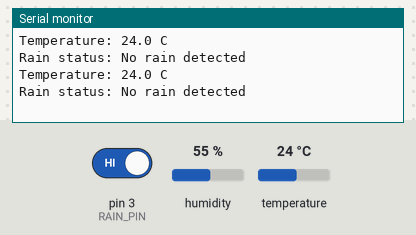
The sketch below on a simulated Arduino Uno, built with avr-gcc and run on an emulated ATmega328P. Shown: the last lines printed to the serial monitor. The inputs (shaded band) are chosen by the test bench; at power-on: pin 3 (RAIN_PIN) HIGH, temperature 24 °C, humidity 55 %.

Above: at 2.8 s.
2.9 s: pin 3 (RAIN_PIN) driven LOW
At 5.0 s:
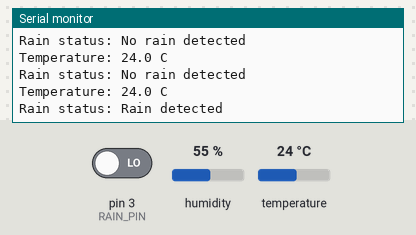
7.6 s: temperature set to 12 °C
At 8.6 s:
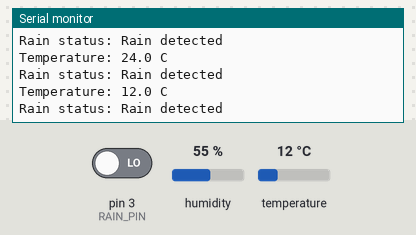
10.3 s: temperature set to 19 °C
At 13.4 s:
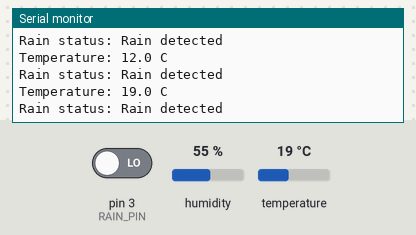
Timing chart, 0 to 14.9 s (numbered marks = the images above; inputs shaded):
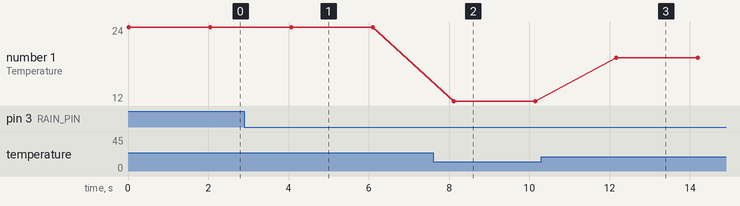

Measured:
- after the input at 2.9 s, the serial monitor: prints a new line after 1.2 s (image 1)
- after the input at 7.6 s, the serial monitor: prints a new line after 0.52 s (image 2)
- after the input at 10.3 s, the serial monitor: prints a new line after 1.9 s (image 3)
- plotted number 1: 24 → 12 after the input at 7.6 s, 12 → 19 after the input at 10.3 s

The sketch:

03_weather_monitor.ino
```cpp
// EXPERIMENT 3: DHT11 and digital rain-sensor weather monitor
// DHT DATA -> D2; rain sensor DO -> D3; sensor VCC/GND as marked on modules.
// Many rain modules output LOW when wet. Confirm this with your module.
// Install Adafruit DHT Sensor Library and Adafruit Unified Sensor.
#include <DHT.h>

const uint8_t DHT_PIN = 2;
const uint8_t RAIN_PIN = 3;
#define DHT_TYPE DHT11
DHT weatherDht(DHT_PIN, DHT_TYPE);

void setup() {
  Serial.begin(9600);
  weatherDht.begin();
  pinMode(RAIN_PIN, INPUT);
}

void loop() {
  float celsius = weatherDht.readTemperature();
  if (isnan(celsius)) Serial.println("DHT read failed; check wiring.");
  else {
    Serial.print("Temperature: "); Serial.print(celsius, 1); Serial.println(" C");
  }
  bool raining = digitalRead(RAIN_PIN) == LOW;
  Serial.print("Rain status: "); Serial.println(raining ? "Rain detected" : "No rain detected");
  delay(2000);
}
```
